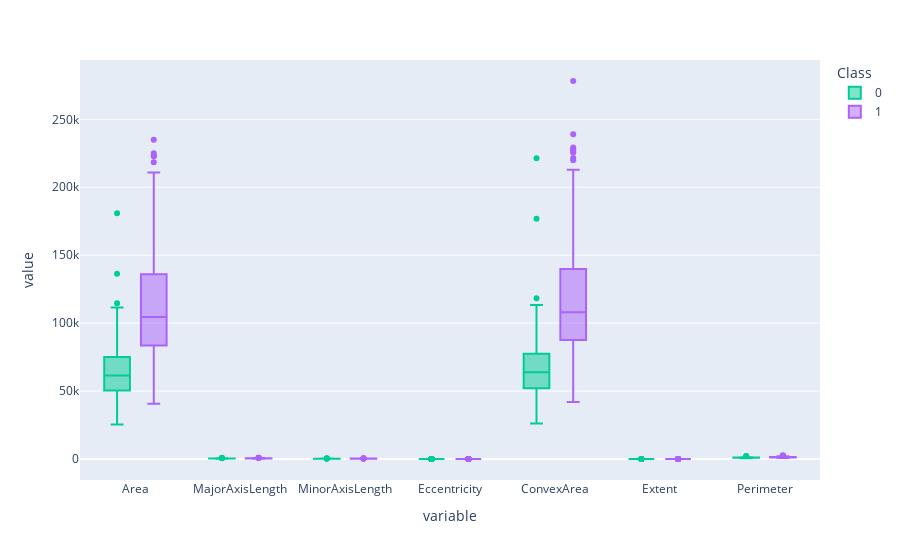

Notebook cell for this chart:
### Code cell
# Sınıf bazında bakalım
fig = px.box(df, color="Class", color_discrete_map={"Kecimen":'#FF0000',"Besni":'#00FF00'})
fig.show()

# areası büyükse 1 sınıfına ait olma yani Besni olma ihtinali daha yüksek olarak yorumlayabilirim

### Figure 1 — Plotly figure (JSON) as saved in the notebook; plotly's stock layout.template omitted (floating-point values rounded to 4 significant figures; data arrays with more than 128 entries replaced by an {"elided": "..."} marker saying what was removed)
{"data": [{"alignmentgroup": "True", "hovertemplate": "Class=0<br>variable=%{x}<br>value=%{y}<extra></extra>", "legendgroup": "0", "marker": {"color": "#00cc96"}, "name": "0", "notched": false, "offsetgroup": "0", "orientation": "v", "showlegend": true, "type": "box", "x": {"elided": "3150 str values"}, "x0": " ", "xaxis": "x", "y": {"elided": "3150 float values"}, "y0": " ", "yaxis": "y"}, {"alignmentgroup": "True", "hovertemplate": "Class=1<br>variable=%{x}<br>value=%{y}<extra></extra>", "legendgroup": "1", "marker": {"color": "#ab63fa"}, "name": "1", "notched": false, "offsetgroup": "1", "orientation": "v", "showlegend": true, "type": "box", "x": {"elided": "3150 str values"}, "x0": " ", "xaxis": "x", "y": {"elided": "3150 float values"}, "y0": " ", "yaxis": "y"}], "layout": {"boxmode": "group", "legend": {"title": {"text": "Class"}, "tracegroupgap": 0}, "margin": {"t": 60}, "xaxis": {"anchor": "y", "domain": [0, 1], "title": {"text": "variable"}}, "yaxis": {"anchor": "x", "domain": [0, 1], "title": {"text": "value"}}}}
